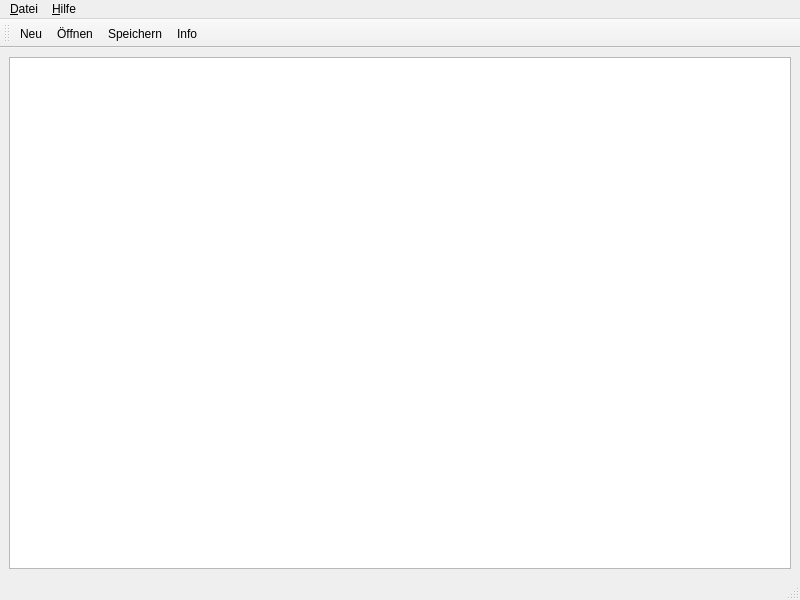
<?xml version="1.0" encoding="UTF-8"?>
<ui version="4.0">
 <class>MeinFormular</class>
 <widget class="QMainWindow" name="MeinFormular">
  <property name="geometry">
   <rect>
    <x>0</x>
    <y>0</y>
    <width>800</width>
    <height>600</height>
   </rect>
  </property>
  <property name="windowTitle">
   <string>MiniText</string>
  </property>
  <widget class="QWidget" name="centralwidget">
   <layout class="QHBoxLayout" name="horizontalLayout">
    <item>
     <widget class="QTextEdit" name="textEdit"/>
    </item>
   </layout>
  </widget>
  <widget class="QMenuBar" name="menubar">
   <property name="geometry">
    <rect>
     <x>0</x>
     <y>0</y>
     <width>800</width>
     <height>21</height>
    </rect>
   </property>
   <widget class="QMenu" name="menu_Datei">
    <property name="title">
     <string>&amp;Datei</string>
    </property>
    <addaction name="action_Neu"/>
    <addaction name="action_ffnen"/>
    <addaction name="action_Speichern"/>
    <addaction name="separator"/>
    <addaction name="action_Beenden"/>
    <addaction name="actionSpeichern_unter"/>
   </widget>
   <widget class="QMenu" name="menu_Hilfe">
    <property name="title">
     <string>&amp;Hilfe</string>
    </property>
    <addaction name="action_Info"/>
   </widget>
   <addaction name="menu_Datei"/>
   <addaction name="menu_Hilfe"/>
  </widget>
  <widget class="QStatusBar" name="statusbar"/>
  <widget class="QToolBar" name="toolBar">
   <property name="windowTitle">
    <string>toolBar</string>
   </property>
   <attribute name="toolBarArea">
    <enum>TopToolBarArea</enum>
   </attribute>
   <attribute name="toolBarBreak">
    <bool>false</bool>
   </attribute>
   <addaction name="action_Neu"/>
   <addaction name="action_ffnen"/>
   <addaction name="action_Speichern"/>
   <addaction name="action_Info"/>
  </widget>
  <action name="action_Beenden">
   <property name="text">
    <string>&amp;Beenden</string>
   </property>
   <property name="shortcut">
    <string>Ctrl+B</string>
   </property>
  </action>
  <action name="action_Neu">
   <property name="icon">
    <iconset resource="icons.qrc">
     <normaloff>:/bilder/dateiNeu.bmp</normaloff>:/bilder/dateiNeu.bmp</iconset>
   </property>
   <property name="text">
    <string>&amp;Neu</string>
   </property>
  </action>
  <action name="action_ffnen">
   <property name="icon">
    <iconset resource="icons.qrc">
     <normaloff>:/bilder/dateiOeffnen.bmp</normaloff>:/bilder/dateiOeffnen.bmp</iconset>
   </property>
   <property name="text">
    <string>Ö&amp;ffnen</string>
   </property>
  </action>
  <action name="action_Speichern">
   <property name="icon">
    <iconset resource="icons.qrc">
     <normaloff>:/bilder/dateiSpeichern.bmp</normaloff>:/bilder/dateiSpeichern.bmp</iconset>
   </property>
   <property name="text">
    <string>&amp;Speichern</string>
   </property>
  </action>
  <action name="action_Info">
   <property name="icon">
    <iconset resource="icons.qrc">
     <normaloff>:/bilder/info.bmp</normaloff>:/bilder/info.bmp</iconset>
   </property>
   <property name="text">
    <string>&amp;Info</string>
   </property>
  </action>
  <action name="actionSpeichern_unter">
   <property name="text">
    <string>Speichern &amp;unter</string>
   </property>
  </action>
 </widget>
 <resources>
  <include location="icons.qrc"/>
 </resources>
 <connections/>
</ui>
